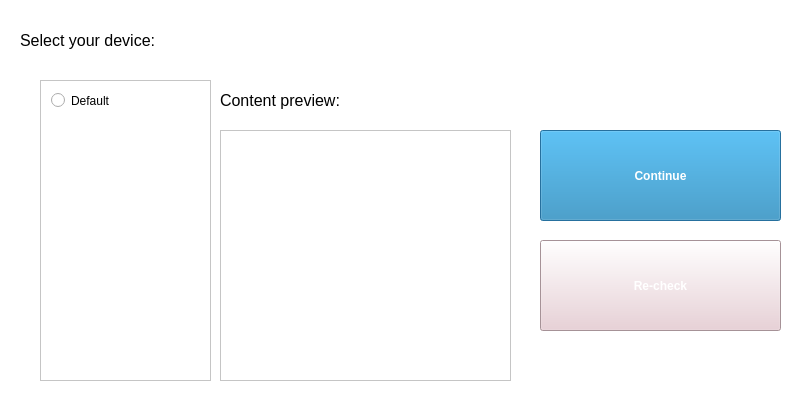
<?xml version="1.0" encoding="UTF-8"?>
<ui version="4.0">
 <class>Step11</class>
 <widget class="QMainWindow" name="Step11">
  <property name="enabled">
   <bool>true</bool>
  </property>
  <property name="geometry">
   <rect>
    <x>0</x>
    <y>0</y>
    <width>800</width>
    <height>400</height>
   </rect>
  </property>
  <property name="minimumSize">
   <size>
    <width>800</width>
    <height>400</height>
   </size>
  </property>
  <property name="maximumSize">
   <size>
    <width>800</width>
    <height>400</height>
   </size>
  </property>
  <property name="focusPolicy">
   <enum>Qt::ClickFocus</enum>
  </property>
  <property name="acceptDrops">
   <bool>true</bool>
  </property>
  <property name="windowTitle">
   <string>M0 Playlist Mgr - Step 1</string>
  </property>
  <property name="styleSheet">
   <string notr="true">background-color: rgb(255, 255, 255);</string>
  </property>
  <property name="tabShape">
   <enum>QTabWidget::Rounded</enum>
  </property>
  <widget class="QWidget" name="widget">
   <widget class="QLabel" name="label_text01">
    <property name="geometry">
     <rect>
      <x>20</x>
      <y>20</y>
      <width>231</width>
      <height>41</height>
     </rect>
    </property>
    <property name="font">
     <font>
      <family>Microsoft YaHei UI</family>
      <pointsize>12</pointsize>
     </font>
    </property>
    <property name="mouseTracking">
     <bool>false</bool>
    </property>
    <property name="text">
     <string>Select your device:</string>
    </property>
    <property name="scaledContents">
     <bool>false</bool>
    </property>
   </widget>
   <widget class="QListView" name="FolderPreview">
    <property name="geometry">
     <rect>
      <x>220</x>
      <y>130</y>
      <width>291</width>
      <height>251</height>
     </rect>
    </property>
    <property name="focusPolicy">
     <enum>Qt::NoFocus</enum>
    </property>
   </widget>
   <widget class="QPushButton" name="button_continue">
    <property name="geometry">
     <rect>
      <x>540</x>
      <y>130</y>
      <width>241</width>
      <height>91</height>
     </rect>
    </property>
    <property name="palette">
     <palette>
      <active>
       <colorrole role="WindowText">
        <brush brushstyle="SolidPattern">
         <color alpha="255">
          <red>255</red>
          <green>255</green>
          <blue>255</blue>
         </color>
        </brush>
       </colorrole>
       <colorrole role="Button">
        <brush brushstyle="SolidPattern">
         <color alpha="255">
          <red>36</red>
          <green>134</green>
          <blue>185</blue>
         </color>
        </brush>
       </colorrole>
       <colorrole role="Text">
        <brush brushstyle="SolidPattern">
         <color alpha="255">
          <red>255</red>
          <green>255</green>
          <blue>255</blue>
         </color>
        </brush>
       </colorrole>
       <colorrole role="ButtonText">
        <brush brushstyle="SolidPattern">
         <color alpha="255">
          <red>255</red>
          <green>255</green>
          <blue>255</blue>
         </color>
        </brush>
       </colorrole>
       <colorrole role="Base">
        <brush brushstyle="SolidPattern">
         <color alpha="255">
          <red>36</red>
          <green>134</green>
          <blue>185</blue>
         </color>
        </brush>
       </colorrole>
       <colorrole role="Window">
        <brush brushstyle="SolidPattern">
         <color alpha="255">
          <red>36</red>
          <green>134</green>
          <blue>185</blue>
         </color>
        </brush>
       </colorrole>
       <colorrole role="PlaceholderText">
        <brush brushstyle="NoBrush">
         <color alpha="128">
          <red>255</red>
          <green>255</green>
          <blue>255</blue>
         </color>
        </brush>
       </colorrole>
      </active>
      <inactive>
       <colorrole role="WindowText">
        <brush brushstyle="SolidPattern">
         <color alpha="255">
          <red>255</red>
          <green>255</green>
          <blue>255</blue>
         </color>
        </brush>
       </colorrole>
       <colorrole role="Button">
        <brush brushstyle="SolidPattern">
         <color alpha="255">
          <red>36</red>
          <green>134</green>
          <blue>185</blue>
         </color>
        </brush>
       </colorrole>
       <colorrole role="Text">
        <brush brushstyle="SolidPattern">
         <color alpha="255">
          <red>255</red>
          <green>255</green>
          <blue>255</blue>
         </color>
        </brush>
       </colorrole>
       <colorrole role="ButtonText">
        <brush brushstyle="SolidPattern">
         <color alpha="255">
          <red>255</red>
          <green>255</green>
          <blue>255</blue>
         </color>
        </brush>
       </colorrole>
       <colorrole role="Base">
        <brush brushstyle="SolidPattern">
         <color alpha="255">
          <red>36</red>
          <green>134</green>
          <blue>185</blue>
         </color>
        </brush>
       </colorrole>
       <colorrole role="Window">
        <brush brushstyle="SolidPattern">
         <color alpha="255">
          <red>36</red>
          <green>134</green>
          <blue>185</blue>
         </color>
        </brush>
       </colorrole>
       <colorrole role="PlaceholderText">
        <brush brushstyle="NoBrush">
         <color alpha="128">
          <red>255</red>
          <green>255</green>
          <blue>255</blue>
         </color>
        </brush>
       </colorrole>
      </inactive>
      <disabled>
       <colorrole role="WindowText">
        <brush brushstyle="SolidPattern">
         <color alpha="255">
          <red>255</red>
          <green>255</green>
          <blue>255</blue>
         </color>
        </brush>
       </colorrole>
       <colorrole role="Button">
        <brush brushstyle="SolidPattern">
         <color alpha="255">
          <red>36</red>
          <green>134</green>
          <blue>185</blue>
         </color>
        </brush>
       </colorrole>
       <colorrole role="Text">
        <brush brushstyle="SolidPattern">
         <color alpha="255">
          <red>255</red>
          <green>255</green>
          <blue>255</blue>
         </color>
        </brush>
       </colorrole>
       <colorrole role="ButtonText">
        <brush brushstyle="SolidPattern">
         <color alpha="255">
          <red>255</red>
          <green>255</green>
          <blue>255</blue>
         </color>
        </brush>
       </colorrole>
       <colorrole role="Base">
        <brush brushstyle="SolidPattern">
         <color alpha="255">
          <red>36</red>
          <green>134</green>
          <blue>185</blue>
         </color>
        </brush>
       </colorrole>
       <colorrole role="Window">
        <brush brushstyle="SolidPattern">
         <color alpha="255">
          <red>36</red>
          <green>134</green>
          <blue>185</blue>
         </color>
        </brush>
       </colorrole>
       <colorrole role="PlaceholderText">
        <brush brushstyle="NoBrush">
         <color alpha="128">
          <red>255</red>
          <green>255</green>
          <blue>255</blue>
         </color>
        </brush>
       </colorrole>
      </disabled>
     </palette>
    </property>
    <property name="font">
     <font>
      <family>Microsoft YaHei UI</family>
      <weight>75</weight>
      <bold>true</bold>
     </font>
    </property>
    <property name="cursor">
     <cursorShape>PointingHandCursor</cursorShape>
    </property>
    <property name="focusPolicy">
     <enum>Qt::StrongFocus</enum>
    </property>
    <property name="autoFillBackground">
     <bool>false</bool>
    </property>
    <property name="styleSheet">
     <string notr="true">background-color: rgb(36, 134, 185);
color: rgb(255, 255, 255);</string>
    </property>
    <property name="text">
     <string>Continue</string>
    </property>
    <property name="checkable">
     <bool>false</bool>
    </property>
    <property name="autoDefault">
     <bool>true</bool>
    </property>
    <property name="default">
     <bool>true</bool>
    </property>
    <property name="flat">
     <bool>false</bool>
    </property>
   </widget>
   <widget class="QScrollArea" name="scrollArea">
    <property name="geometry">
     <rect>
      <x>40</x>
      <y>80</y>
      <width>171</width>
      <height>301</height>
     </rect>
    </property>
    <property name="focusPolicy">
     <enum>Qt::NoFocus</enum>
    </property>
    <property name="widgetResizable">
     <bool>true</bool>
    </property>
    <widget class="QWidget" name="scrollAreaWidgetContents">
     <property name="geometry">
      <rect>
       <x>0</x>
       <y>0</y>
       <width>169</width>
       <height>299</height>
      </rect>
     </property>
     <widget class="QRadioButton" name="radioButton">
      <property name="geometry">
       <rect>
        <x>10</x>
        <y>10</y>
        <width>115</width>
        <height>19</height>
       </rect>
      </property>
      <property name="text">
       <string>Default</string>
      </property>
     </widget>
    </widget>
   </widget>
   <widget class="QLabel" name="label_text02">
    <property name="geometry">
     <rect>
      <x>220</x>
      <y>80</y>
      <width>231</width>
      <height>41</height>
     </rect>
    </property>
    <property name="font">
     <font>
      <family>Microsoft YaHei UI</family>
      <pointsize>12</pointsize>
     </font>
    </property>
    <property name="mouseTracking">
     <bool>false</bool>
    </property>
    <property name="text">
     <string>Content preview:</string>
    </property>
    <property name="scaledContents">
     <bool>false</bool>
    </property>
   </widget>
   <widget class="QPushButton" name="button_rechk">
    <property name="geometry">
     <rect>
      <x>540</x>
      <y>240</y>
      <width>241</width>
      <height>91</height>
     </rect>
    </property>
    <property name="palette">
     <palette>
      <active>
       <colorrole role="WindowText">
        <brush brushstyle="SolidPattern">
         <color alpha="255">
          <red>255</red>
          <green>255</green>
          <blue>255</blue>
         </color>
        </brush>
       </colorrole>
       <colorrole role="Button">
        <brush brushstyle="SolidPattern">
         <color alpha="255">
          <red>233</red>
          <green>204</green>
          <blue>211</blue>
         </color>
        </brush>
       </colorrole>
       <colorrole role="Text">
        <brush brushstyle="SolidPattern">
         <color alpha="255">
          <red>255</red>
          <green>255</green>
          <blue>255</blue>
         </color>
        </brush>
       </colorrole>
       <colorrole role="ButtonText">
        <brush brushstyle="SolidPattern">
         <color alpha="255">
          <red>255</red>
          <green>255</green>
          <blue>255</blue>
         </color>
        </brush>
       </colorrole>
       <colorrole role="Base">
        <brush brushstyle="SolidPattern">
         <color alpha="255">
          <red>233</red>
          <green>204</green>
          <blue>211</blue>
         </color>
        </brush>
       </colorrole>
       <colorrole role="Window">
        <brush brushstyle="SolidPattern">
         <color alpha="255">
          <red>233</red>
          <green>204</green>
          <blue>211</blue>
         </color>
        </brush>
       </colorrole>
       <colorrole role="PlaceholderText">
        <brush brushstyle="NoBrush">
         <color alpha="128">
          <red>255</red>
          <green>255</green>
          <blue>255</blue>
         </color>
        </brush>
       </colorrole>
      </active>
      <inactive>
       <colorrole role="WindowText">
        <brush brushstyle="SolidPattern">
         <color alpha="255">
          <red>255</red>
          <green>255</green>
          <blue>255</blue>
         </color>
        </brush>
       </colorrole>
       <colorrole role="Button">
        <brush brushstyle="SolidPattern">
         <color alpha="255">
          <red>233</red>
          <green>204</green>
          <blue>211</blue>
         </color>
        </brush>
       </colorrole>
       <colorrole role="Text">
        <brush brushstyle="SolidPattern">
         <color alpha="255">
          <red>255</red>
          <green>255</green>
          <blue>255</blue>
         </color>
        </brush>
       </colorrole>
       <colorrole role="ButtonText">
        <brush brushstyle="SolidPattern">
         <color alpha="255">
          <red>255</red>
          <green>255</green>
          <blue>255</blue>
         </color>
        </brush>
       </colorrole>
       <colorrole role="Base">
        <brush brushstyle="SolidPattern">
         <color alpha="255">
          <red>233</red>
          <green>204</green>
          <blue>211</blue>
         </color>
        </brush>
       </colorrole>
       <colorrole role="Window">
        <brush brushstyle="SolidPattern">
         <color alpha="255">
          <red>233</red>
          <green>204</green>
          <blue>211</blue>
         </color>
        </brush>
       </colorrole>
       <colorrole role="PlaceholderText">
        <brush brushstyle="NoBrush">
         <color alpha="128">
          <red>255</red>
          <green>255</green>
          <blue>255</blue>
         </color>
        </brush>
       </colorrole>
      </inactive>
      <disabled>
       <colorrole role="WindowText">
        <brush brushstyle="SolidPattern">
         <color alpha="255">
          <red>255</red>
          <green>255</green>
          <blue>255</blue>
         </color>
        </brush>
       </colorrole>
       <colorrole role="Button">
        <brush brushstyle="SolidPattern">
         <color alpha="255">
          <red>233</red>
          <green>204</green>
          <blue>211</blue>
         </color>
        </brush>
       </colorrole>
       <colorrole role="Text">
        <brush brushstyle="SolidPattern">
         <color alpha="255">
          <red>255</red>
          <green>255</green>
          <blue>255</blue>
         </color>
        </brush>
       </colorrole>
       <colorrole role="ButtonText">
        <brush brushstyle="SolidPattern">
         <color alpha="255">
          <red>255</red>
          <green>255</green>
          <blue>255</blue>
         </color>
        </brush>
       </colorrole>
       <colorrole role="Base">
        <brush brushstyle="SolidPattern">
         <color alpha="255">
          <red>233</red>
          <green>204</green>
          <blue>211</blue>
         </color>
        </brush>
       </colorrole>
       <colorrole role="Window">
        <brush brushstyle="SolidPattern">
         <color alpha="255">
          <red>233</red>
          <green>204</green>
          <blue>211</blue>
         </color>
        </brush>
       </colorrole>
       <colorrole role="PlaceholderText">
        <brush brushstyle="NoBrush">
         <color alpha="128">
          <red>255</red>
          <green>255</green>
          <blue>255</blue>
         </color>
        </brush>
       </colorrole>
      </disabled>
     </palette>
    </property>
    <property name="font">
     <font>
      <family>Microsoft YaHei UI</family>
      <weight>75</weight>
      <bold>true</bold>
     </font>
    </property>
    <property name="cursor">
     <cursorShape>PointingHandCursor</cursorShape>
    </property>
    <property name="focusPolicy">
     <enum>Qt::StrongFocus</enum>
    </property>
    <property name="acceptDrops">
     <bool>false</bool>
    </property>
    <property name="autoFillBackground">
     <bool>false</bool>
    </property>
    <property name="styleSheet">
     <string notr="true">background-color: rgb(233, 204, 211);
color: rgb(255, 255, 255);</string>
    </property>
    <property name="text">
     <string>Re-check</string>
    </property>
    <property name="checkable">
     <bool>false</bool>
    </property>
    <property name="default">
     <bool>false</bool>
    </property>
    <property name="flat">
     <bool>false</bool>
    </property>
   </widget>
  </widget>
 </widget>
 <tabstops>
  <tabstop>button_continue</tabstop>
  <tabstop>button_rechk</tabstop>
  <tabstop>radioButton</tabstop>
  <tabstop>scrollArea</tabstop>
 </tabstops>
 <resources/>
 <connections/>
</ui>
